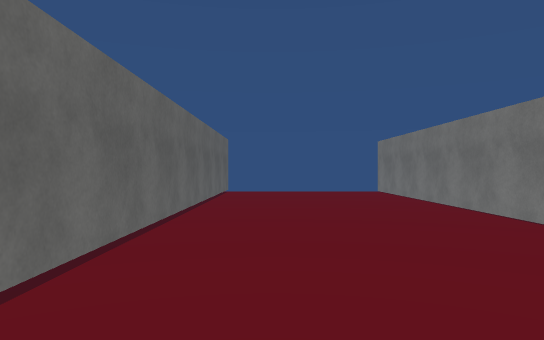
[1] (above)

16 first-person views from a walk through a 3-D level made in the Unity game engine. The camera is 1.3 m above the floor, looks level and sees 70° across. The floor is counted in squares, 2 m on a side. Each view is taken from the middle of a square. On the plan, view 1 faces up. The plan holds only what a view shows up to about 11 squares ahead; the rest is blank. The place goes on beyond the plan. Surface patterns are stand-ins for the level's own textures.

[2]
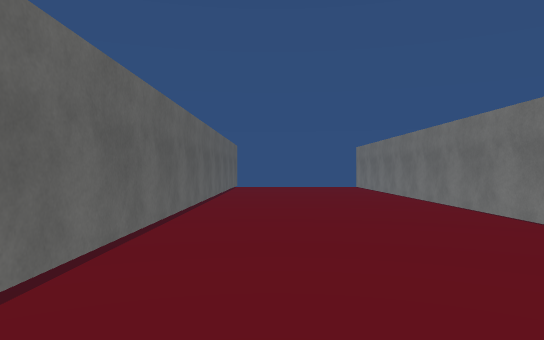

[3]
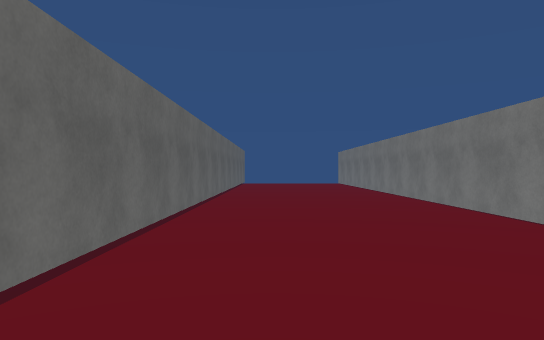

[4]
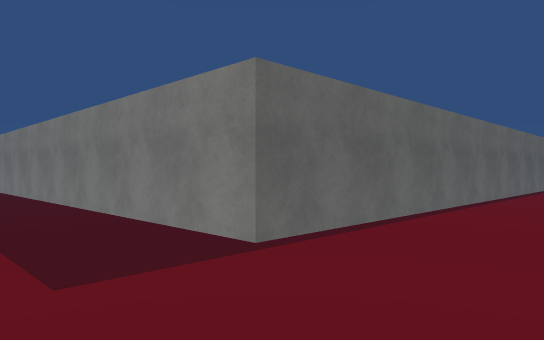

[5]
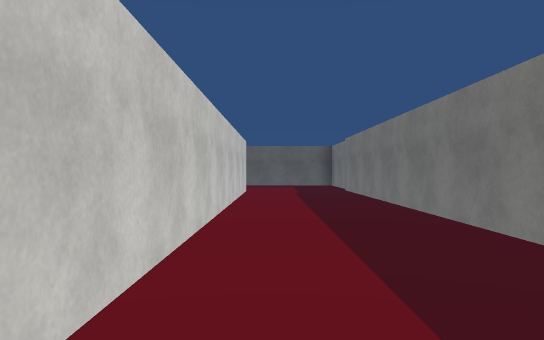

[6]
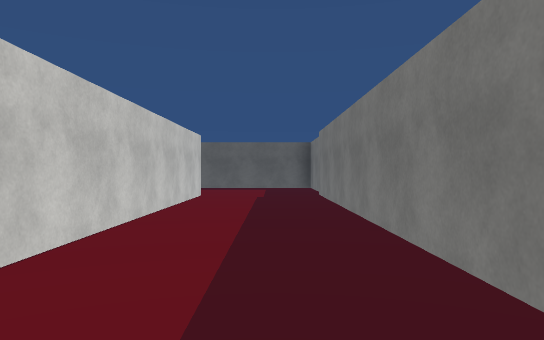

[7]
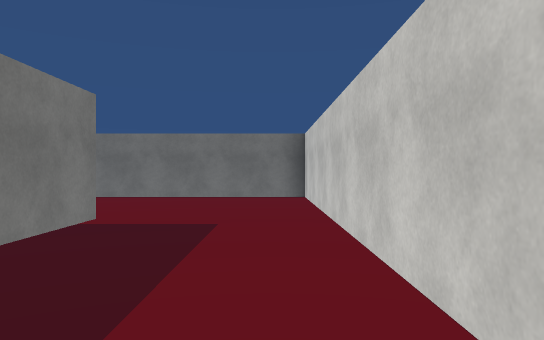

[8]
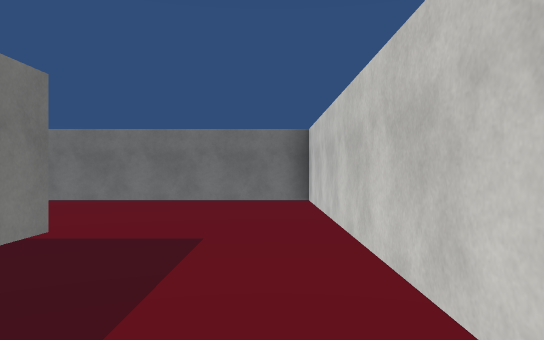

[9]
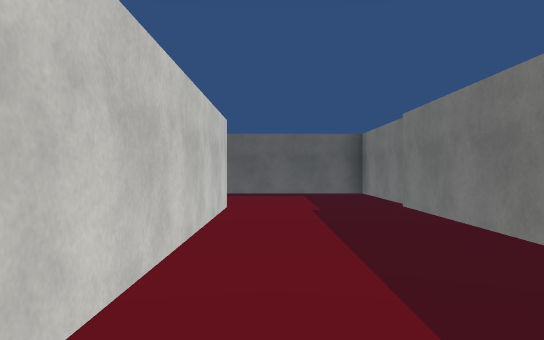

[10]
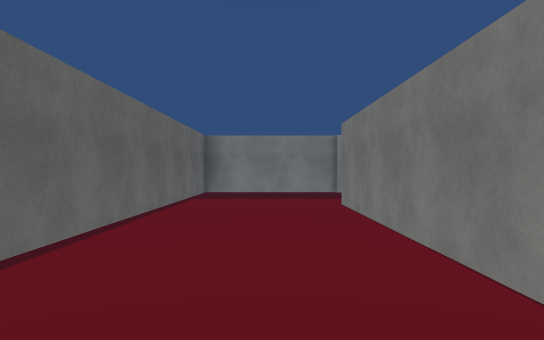

[11]
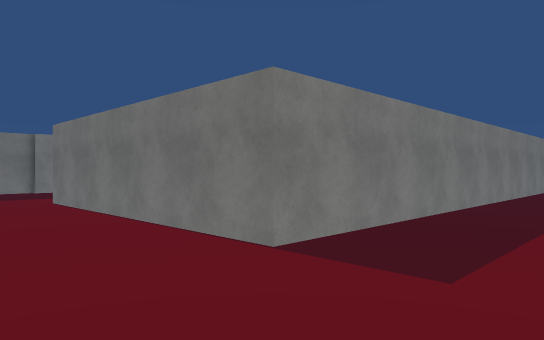

[12]
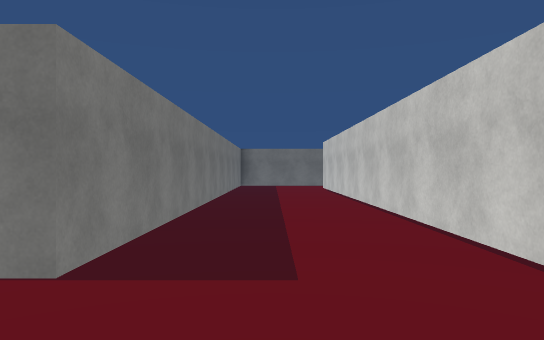

[13]
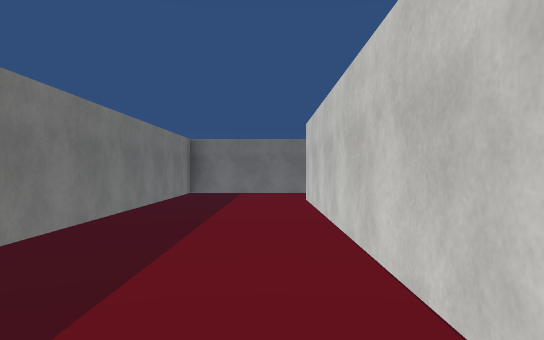

[14]
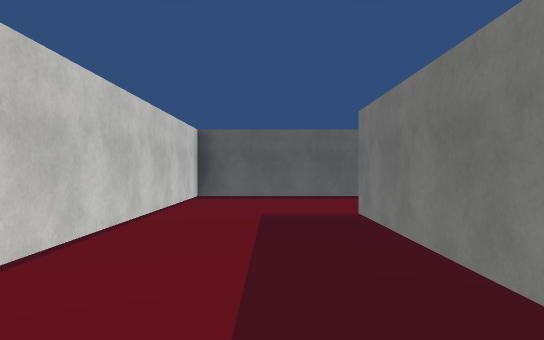

[15]
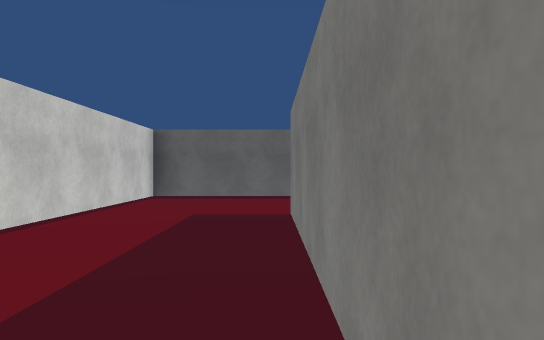

[16]
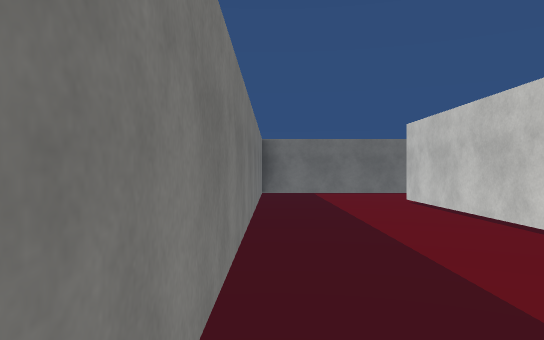

### Floor plan
Points are (right, up) in squares from view 1. A wall is a line through its corners. A room is listed if a view was taken in it or the views show most of it. See-through windows are left out.
Room 1 (views 1, 2, 3, 4, 5, 6, 7, 8, 9)
walls: (-1.3, 10.9) (-1.3, -5.9) (-11.6, -5.9); (-11.7, -8.8) (3.2, -8.8) (3.2, 11)
Room 2 (views 10, 11, 12, 13, 14, 15, 16)
walls: (-11.6, -5.9) (-14.8, -5.9) (-14.8, -17.7) (-1.2, -17.7); (1.8, -18.5) (1.8, -14.7) (-11.7, -14.7) (-11.7, -8.8)

Where each view was taken, in squares from view 1:
view 1: 0 up, 0 right, facing up
view 2: 3 down, 0 right, facing up
view 3: 7 down, 0 right, facing up
view 4: 8 down, 1 right, facing up-left
view 5: 8 down, 0 right, facing left
view 6: 7 down, 2 left, facing left
view 7: 8 down, 6 left, facing right
view 8: 8 down, 5 left, facing right
view 9: 8 down, 5 left, facing left
view 10: 16 down, 13 left, facing up
view 11: 17 down, 14 left, facing up-right
view 12: 16 down, 14 left, facing right
view 13: 17 down, 9 left, facing right
view 14: 16 down, 6 left, facing left
view 15: 15 down, 6 left, facing left
view 16: 15 down, 9 left, facing right
